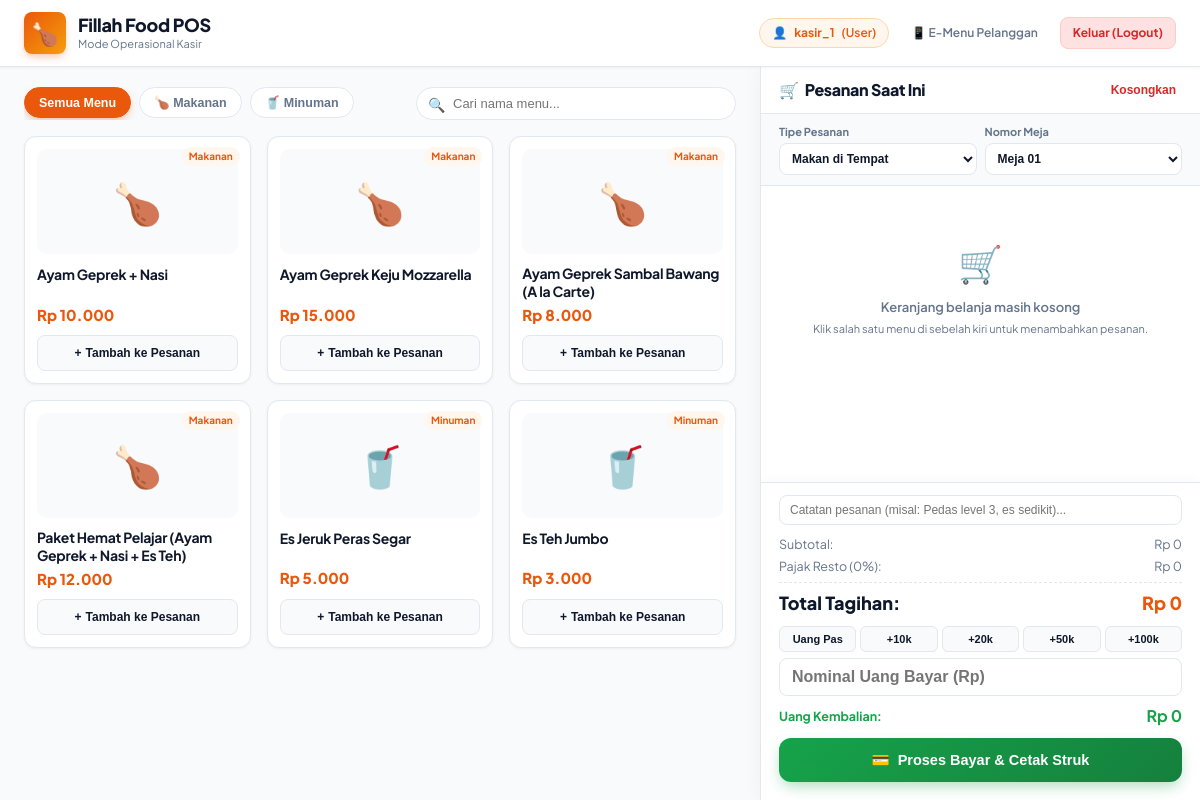
The page /kasir.php (signed in) on the database its author committed.
### tables this page shows
CREATE TABLE IF NOT EXISTS produk (
    id INT AUTO_INCREMENT PRIMARY KEY,
    nama_produk VARCHAR(100) NOT NULL,
    harga DECIMAL(10,2) NOT NULL,
    kategori ENUM('Makanan', 'Minuman') NOT NULL,
    gambar VARCHAR(255) NULL
);

### kasir.php (the view, shortened to what this page needs)
<?php
require 'config.php';
$query_produk = "SELECT * FROM produk ORDER BY kategori ASC, nama_produk ASC";
$result_produk = $conn->query($query_produk);
$daftar_produk = [];
if ($result_produk) {
    while ($row = $result_produk->fetch_assoc()) {
        $daftar_produk[] = $row;
    }
}
?>
<!DOCTYPE html>
<html lang="id">
<head>
    <link rel="stylesheet" href="style.css">
</head>
<body>
    <header class="navbar">
        <div class="navbar-brand">
            <div class="brand-logo">🍗</div>
            <div class="brand-text">
                <h1>Fillah Food POS</h1>
                <p>Mode Operasional Kasir</p>
            </div>
        </div>
        <div class="nav-actions">
            <span class="user-pill" style="display: inline-flex; align-items: center; gap: 7px;">
                <?php if (!empty($_SESSION['foto']) && file_exists(__DIR__ . '/' . $_SESSION['foto'])): ?>
                    <img src="<?php echo htmlspecialchars($_SESSION['foto']); ?>" alt="Foto" style="width: 22px; height: 22px; border-radius: 50%; object-fit: cover;">
                <?php else: ?>
                    <span>👤</span>
                <?php endif; ?>
                <strong><?php echo htmlspecialchars($_SESSION['username']); ?></strong> (<?php echo htmlspecialchars($_SESSION['role']); ?>)
            </span>
            <a href="menu.php" target="_blank" class="btn-link">📱 E-Menu Pelanggan</a>
            <a href="logout.php" class="btn-logout">Keluar (Logout)</a>
        </div>
    </header>
    <div class="workspace">
        <main class="catalog-panel">
            <div class="catalog-toolbar">
                <div class="category-pills">
                    <button class="cat-btn active" onclick="filterKategori('Semua')">Semua Menu</button>
                    <button class="cat-btn" onclick="filterKategori('Makanan')">🍗 Makanan</button>
                    <button class="cat-btn" onclick="filterKategori('Minuman')">🥤 Minuman</button>
                </div>
                <div class="search-box">
                    <span class="search-icon">🔍</span>
                    <input type="text" id="cari-menu" class="search-input" placeholder="Cari nama menu..." onkeyup="cariMenuLive()">
                </div>
            </div>
            <div class="products-grid" id="daftar-menu-grid">
                <?php if (empty($daftar_produk)): ?>
                    <p style="color: #888; font-style: italic;">Belum ada menu di database.</p>
                <?php else: ?>
                    <?php foreach ($daftar_produk as $p): ?>
                        <div class="product-card"
                             data-kategori="<?php echo htmlspecialchars($p['kategori']); ?>"
                             data-nama="<?php echo htmlspecialchars(strtolower($p['nama_produk'])); ?>"
                             onclick="tambahItem(<?php echo $p['id']; ?>, '<?php echo addslashes($p['nama_produk']); ?>', <?php echo $p['harga']; ?>)">
                            <span class="card-header-badge"><?php echo htmlspecialchars($p['kategori']); ?></span>
                            <div class="product-thumb">
                                <?php if (!empty($p['gambar']) && file_exists($p['gambar'])): ?>
                                    <img src="<?php echo htmlspecialchars($p['gambar']); ?>"
                                         alt="<?php echo htmlspecialchars($p['nama_produk']); ?>"
                                         style="width:100%;height:100%;object-fit:cover;border-radius:10px;">
                                <?php else: ?>
                                    <?php echo ($p['kategori'] === 'Makanan') ? '🍗' : '🥤'; ?>
                                <?php endif; ?>
                            </div>
                            <h3 class="product-name"><?php echo htmlspecialchars($p['nama_produk']); ?></h3>
                            <div class="product-price">Rp <?php echo number_format($p['harga'], 0, ',', '.'); ?></div>
                            <button class="btn-add-item" type="button" style="pointer-events: none;">
                                <span>+</span> Tambah ke Pesanan
                            </button>
                        </div>
                    <?php endforeach; ?>
                <?php endif; ?>
            </div>
        </main>
        <aside class="cart-panel">
            <div class="cart-header">
                <h2><span>🛒</span> Pesanan Saat Ini</h2>
                <button class="btn-clear-cart" onclick="kosongkanKeranjang()">Kosongkan</button>
            </div>
            <div class="order-meta">
                <div>
                    <label style="font-size: 11px; font-weight: 700; color: var(--text-muted); display: block; margin-bottom: 2px;">Tipe Pesanan</label>
                    <select id="tipe-pesanan" class="meta-select">
                        <option value="Dine In (Makan di Tempat)">Makan di Tempat</option>
                    </select>
                </div>
                <div>
                    <label style="font-size: 11px; font-weight: 700; color: var(--text-muted); display: block; margin-bottom: 2px;">Nomor Meja</label>
                    <select id="no-meja" class="meta-select">
                        <option value="Meja 01">Meja 01</option>
                    </select>
                </div>
            </div>
            <div class="cart-items-wrapper" id="cart-items-container">
                <div id="cart-empty-state" style="text-align: center; padding: 40px 20px; color: var(--text-muted);">
                    <div style="font-size: 36px; margin-bottom: 8px;">🛒</div>
                    <p style="font-size: 13px; font-weight: 600;">Keranjang belanja masih kosong</p>
                    <p style="font-size: 11px; margin-top: 4px;">Klik salah satu menu di sebelah kiri untuk menambahkan pesanan.</p>
                </div>
            </div>
            <div class="cart-footer">
                <input type="text" id="catatan-order" class="order-notes-input" placeholder="Catatan pesanan (misal: Pedas level 3, es sedikit)...">
                <div class="summary-row">
                    <span>Subtotal:</span>
                    <span id="label-subtotal">Rp 0</span>
                </div>
                <div class="summary-row">
                    <span>Pajak Resto (0%):</span>
                    <span>Rp 0</span>
                </div>
                <div class="summary-total">
                    <span>Total Tagihan:</span>
                    <span id="label-total" style="color: var(--primary);">Rp 0</span>
                </div>
                <div class="quick-cash-row">
                    <button class="quick-cash-btn" onclick="setUangPas()">Uang Pas</button>
                    <button class="quick-cash-btn" onclick="tambahNominal(10000)">+10k</button>
                    <button class="quick-cash-btn" onclick="tambahNominal(20000)">+20k</button>
                    <button class="quick-cash-btn" onclick="tambahNominal(50000)">+50k</button>
                    <button class="quick-cash-btn" onclick="tambahNominal(100000)">+100k</button>
                </div>
                <div class="cash-input-group">
                    <input type="number" id="input-uang-bayar" class="cash-input" placeholder="Nominal Uang Bayar (Rp)" oninput="hitungKembalianRealtime()">
                </div>
                <div class="change-row">
                    <span>Uang Kembalian:</span>
                    <span id="label-kembalian" style="font-size: 16px;">Rp 0</span>
                </div>
                <button class="btn-checkout" onclick="prosesBayarDanCetak()">
                    <span>💳</span> Proses Bayar & Cetak Struk
                </button>
            </div>
        </aside>
    </div>
</body>
</html>

### style.css (style rules this page uses)
:root { --primary: #ea580c; --primary-hover: #c2410c; --primary-light: #fff7ed; --secondary: #f59e0b; --success: #16a34a; --success-hover: #15803d; --success-light: #dcfce7; --warning: #d97706; --warning-light: #fef3c7; --danger: #dc2626; --danger-light: #fee2e2; --bg-canvas: #f8fafc; --bg-card: #ffffff; --sidebar-bg: #0f172a; --sidebar-hover: #1e293b; --text-dark: #0f172a; --text-muted: #64748b; --border: #e2e8f0; --radius-sm: 8px; --radius-md: 12px; --radius-lg: 18px; --radius-xl: 24px; --shadow-sm: 0 1px 3px rgba(0, 0, 0, 0.05); --shadow-md: 0 4px 12px -2px rgba(15, 23, 42, 0.08); --shadow-lg: 0 10px 25px -5px rgba(234, 88, 12, 0.15), 0 0 1px 1px rgba(0, 0, 0, 0.05); --shadow-primary: 0 4px 14px -2px rgba(234, 88, 12, 0.4); --safe-top: env(safe-area-inset-top, 0px); --safe-bottom: env(safe-area-inset-bottom, 0px); --safe-left: env(safe-area-inset-left, 0px); --safe-right: env(safe-area-inset-right, 0px); }
*, *::before, *::after { margin: 0; padding: 0; box-sizing: border-box; -webkit-tap-highlight-color: transparent; }
html { font-size: 16px; scroll-behavior: smooth; -webkit-text-size-adjust: 100%; }
body { background-color: var(--bg-canvas); color: var(--text-dark); font-family: 'Plus Jakarta Sans', system-ui, -apple-system, BlinkMacSystemFont, 'Segoe UI', Roboto, sans-serif; line-height: 1.5; min-height: 100vh; min-height: 100dvh; overflow-x: hidden; }
h1, h2, h3, h4, h5, h6 { color: var(--text-dark); font-weight: 800; letter-spacing: -0.02em; line-height: 1.25; }

### rows shown on the page
produk: kategori "Makanan", nama_produk "Ayam Geprek + Nasi", harga "10.000"
produk: kategori "Makanan", nama_produk "Ayam Geprek Keju Mozzarella", harga "15.000"
produk: kategori "Makanan", nama_produk "Ayam Geprek Sambal Bawang (A la Carte)", harga "8.000"
produk: kategori "Makanan", nama_produk "Paket Hemat Pelajar (Ayam Geprek + Nasi + Es Teh)", harga "12.000"
produk: kategori "Minuman", nama_produk "Es Jeruk Peras Segar", harga "5.000"
produk: kategori "Minuman", nama_produk "Es Teh Jumbo", harga "3.000"

### other values the page prints
$_SESSION['username'] "kasir_1"
$_SESSION['role'] "User"
